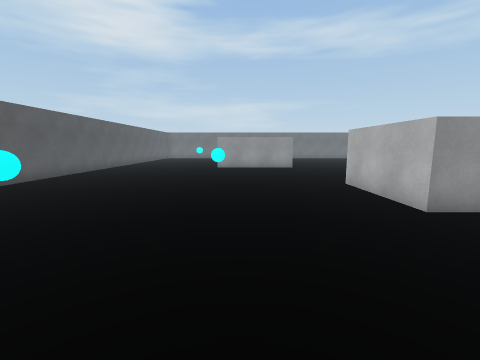
view 1 (above)

19 first-person views from a walk through a scene from a Unity 3-D project. The camera is 1.4 m above the floor, tilts 8° down and sees 90° across. The floor is counted in squares, 1 m on a side. Each view is taken from the middle of a square. On the plan, view 1 faces up. The plan holds only what a view shows up to about 13 squares ahead; the rest is blank. The player character is not drawn.

view 2
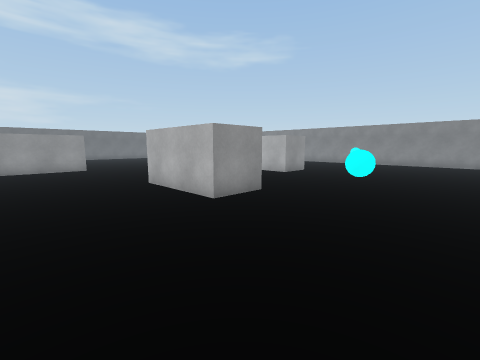

view 3
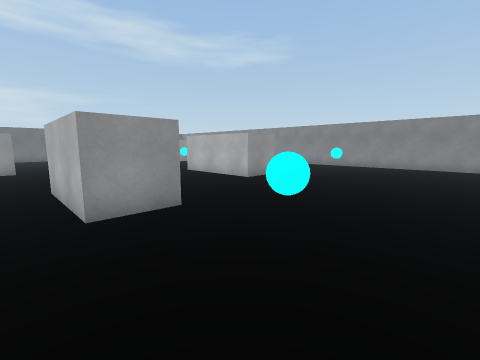

view 4
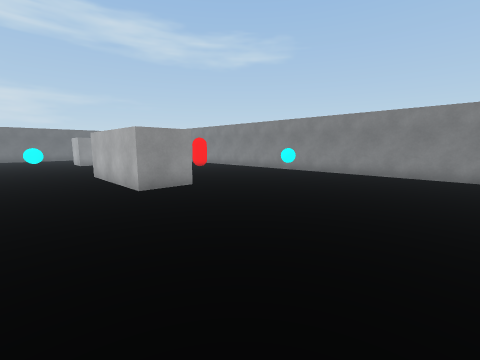

view 5
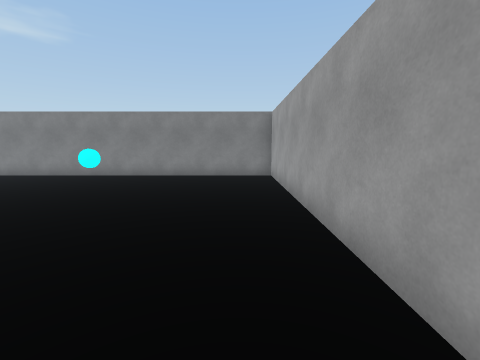

view 6
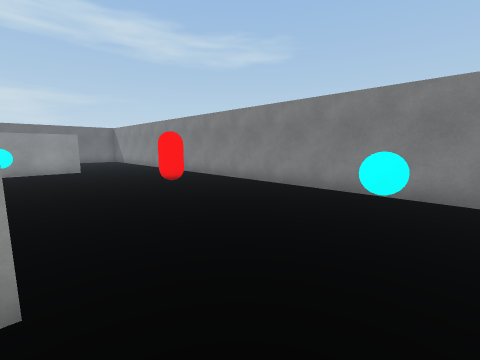

view 7
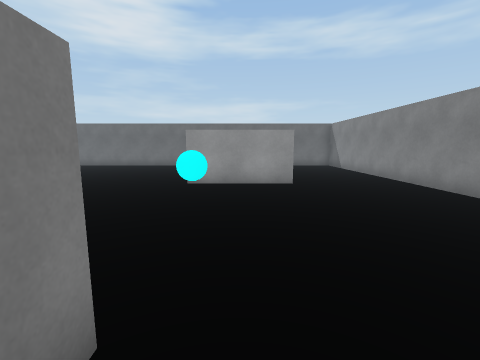

view 8
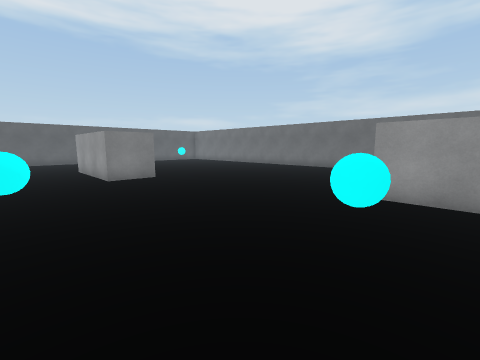

view 9
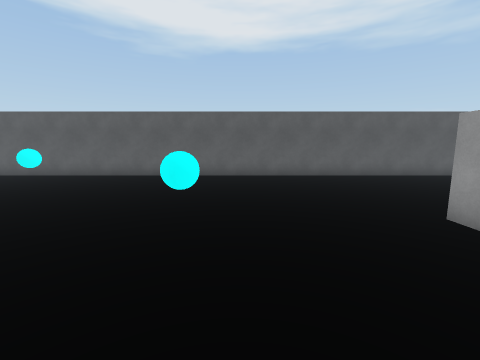

view 10
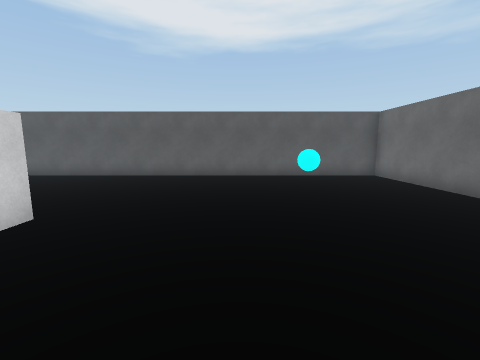

view 11
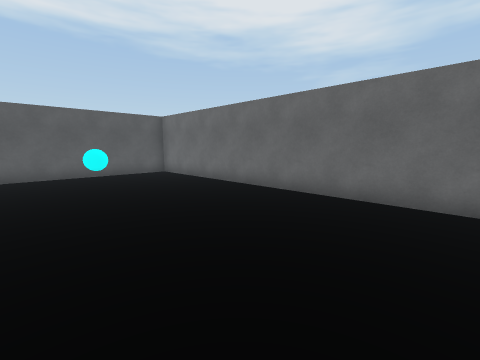

view 12
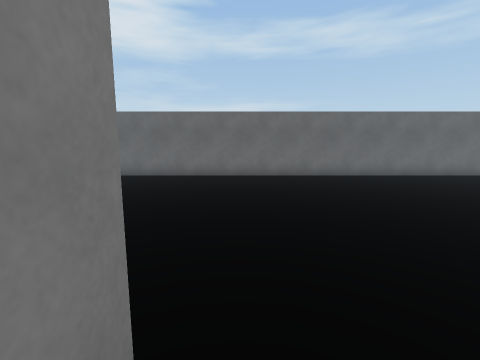

view 13
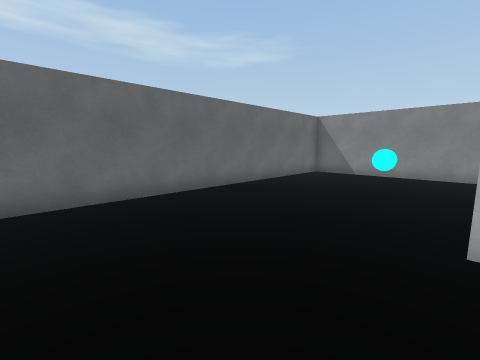

view 14
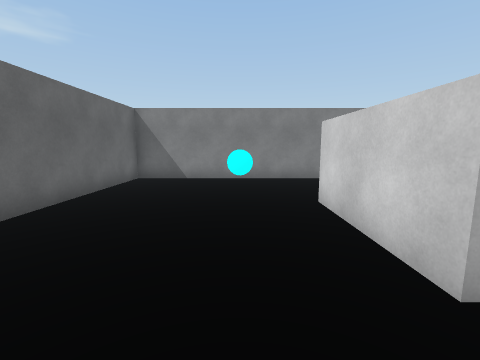

view 15
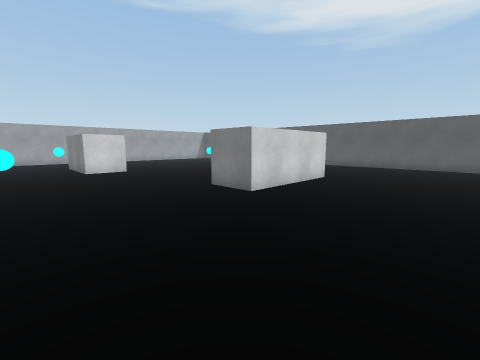

view 16
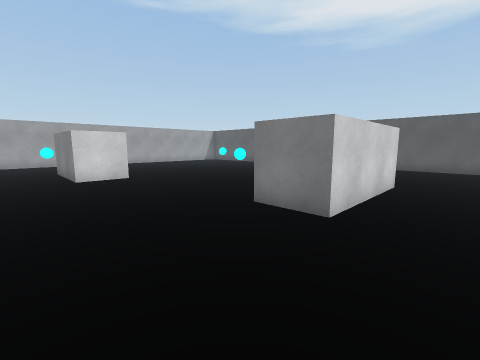

view 17
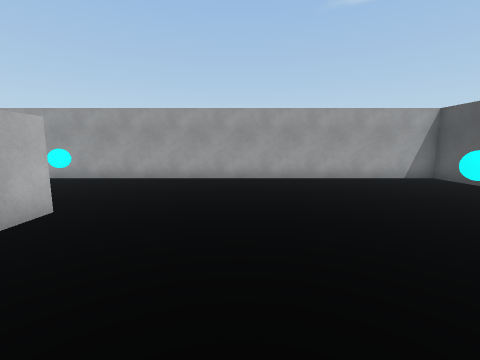

view 18
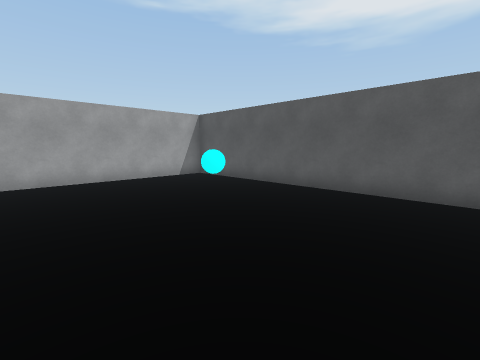

view 19
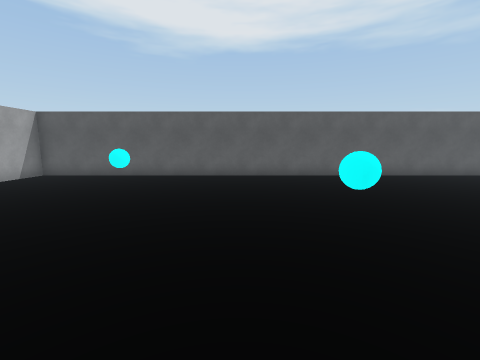

### Floor plan
Points are (right, up) in squares from view 1. A wall is a line through its corners. A room is listed if a view was taken in it or the views show most of it. See-through windows are left out.
Room 1 (views 1, 2, 3, 4, 5, 6, 7, 8, 9, 10, 11, 12, 13, 14, 15, 16, 17, 18, 19)
walls: (6, 9) (6, 5) (4, 5) (4, 9) (6, 9); (13, 12.5) (13, 11.9); (-1.6, 18) (3.5, 18) (3.5, 16) (-1.5, 16); (13.1, 7.5) (11, 7.5) (11, 12.5); (11.9, 22) (16, 22); (16.1, 20) (12, 20); (10.2, -0.5) (20.5, -0.5) (20.5, 28.5) (-8.5, 28.5) (-8.5, -0.5) (8.5, -0.5)
objects: other object (-5, 5); other object (-4, 24); other object (-1, 11); other object (6, 2); other object (9, 13); other object (13, 16); other object (16, 24); other object (17, 6); other object (18, 14)

Where each view was taken, in squares from view 1:
view 1: 0 up, 0 right, facing up
view 2: 0 up, 0 right, facing up-right
view 3: 0 up, 3 right, facing up-right
view 4: 0 up, 8 right, facing up-right
view 5: 1 up, 9 right, facing right
view 6: 5 up, 13 right, facing up-right
view 7: 11 up, 14 right, facing up
view 8: 13 up, 14 right, facing up-left
view 9: 12 up, 3 right, facing left
view 10: 22 up, 3 right, facing left
view 11: 22 up, 4 right, facing up-left
view 12: 17 up, 4 right, facing up
view 13: 22 up, 8 right, facing up-right
view 14: 24 up, 10 right, facing right
view 15: 23 up, 9 right, facing down-left
view 16: 20 up, 8 right, facing down-left
view 17: 10 up, 0 right, facing down
view 18: 10 up, 1 left, facing down-left
view 19: 9 up, 3 right, facing left
